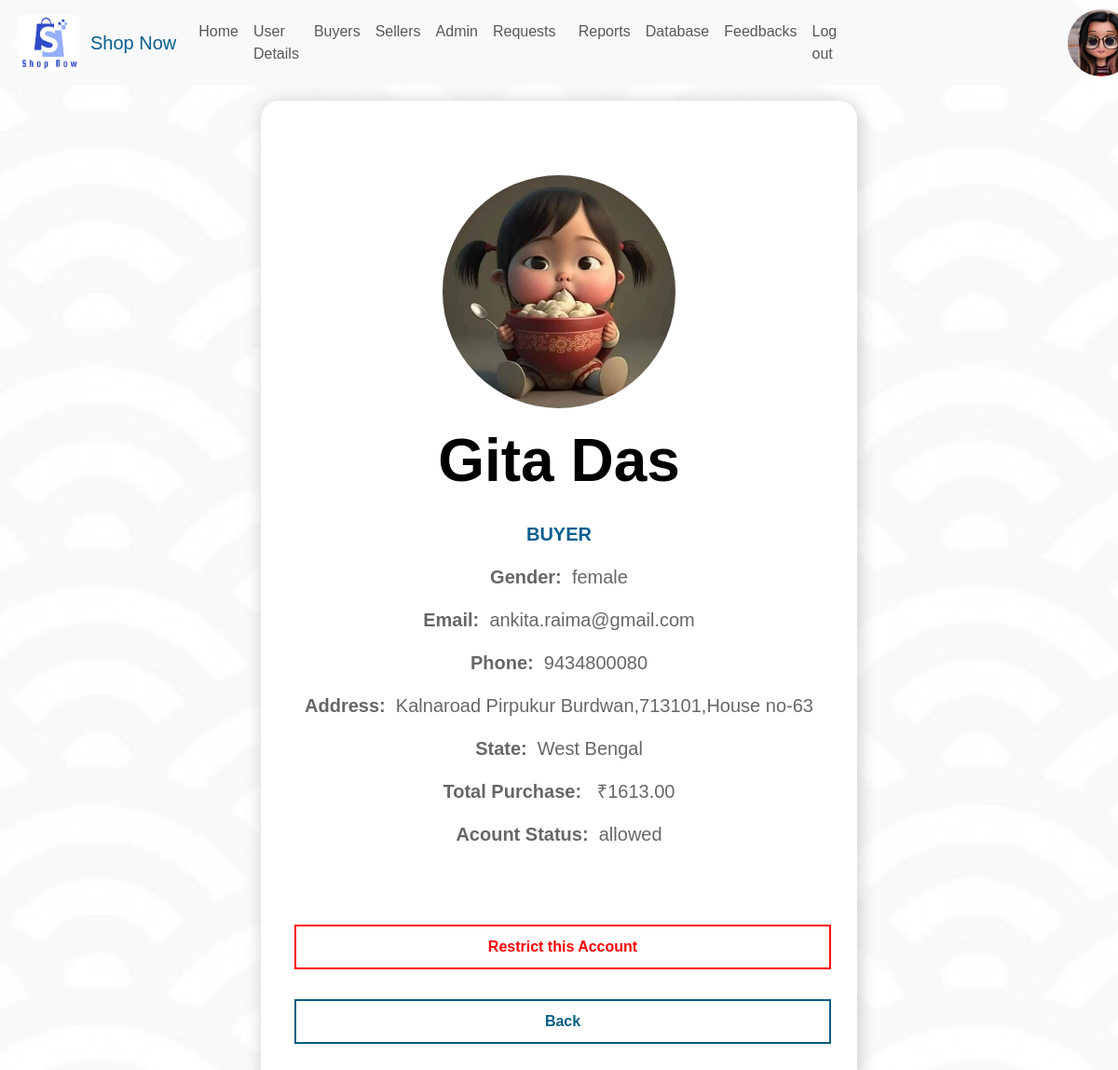
/BuyerView.php?id=1 (signed in), run on the app's committed database.
### tables this page shows
CREATE TABLE `buyerdetails` (
  `Serial_no` int(11) NOT NULL,
  `Name` varchar(255) NOT NULL,
  `Gender` varchar(25) NOT NULL,
  `Email` varchar(255) NOT NULL,
  `Username` varchar(255) NOT NULL,
  `Password` varchar(255) NOT NULL,
  `Phone_no` varchar(25) NOT NULL,
  `City` varchar(255) NOT NULL,
  `Address` varchar(256) NOT NULL,
  `State` varchar(256) NOT NULL,
  `Photo_Id` varchar(255) NOT NULL,
  `Allow` varchar(255) DEFAULT NULL,
  `Question` varchar(255) NOT NULL,
  `Answer` varchar(255) NOT NULL
);

### BuyerView.php (the view, shortened to what this page needs)
<?php
include_once('database.php');
?>
<html>
    <head>
    <link rel="stylesheet" href="#">
    <link rel="stylesheet" href="style.css">
<link rel="stylesheet" href="https://cdnjs.cloudflare.com/ajax/libs/font-awesome/4.7.0/css/font-awesome.min.css">
    <link href="https://cdn.jsdelivr.net/npm/bootstrap@5.3.0-alpha1/dist/css/bootstrap.min.css" rel="stylesheet">
    </head>
    <body style="background-color:hsl(0,0%,95%); margin:0 20px; font-family: 'Gill Sans', 'Gill Sans MT', Calibri, 'Trebuchet MS', sans-serif; " onload="myFunction()">
<?php
$email=$_SESSION['admin'];
$sql="SELECT * FROM admindetails WHERE Email='$email'";
$result=mysqli_query($conn,$sql);
if(mysqli_num_rows($result)>0){
    while($row=mysqli_fetch_assoc($result)){
        $bgn=$row['Gender'];
        $bpid=$row['Photo_id'];
        if(!empty($bpid)){
            $photo="adminUpload/".$bpid;
        }
        else{
            $bgn=strtolower($bgn);
            $photo="uploads/".$bgn.".jpg";
        }
      }
}
else{
    echo "<div  class='alert alert-danger' role='alert'>Something went wrong. Please try again later!!
  </div>";
}
?>
<?php
$s="SELECT * FROM sellerdetails WHERE Allow=''";
$r=mysqli_query($conn,$s);
if(mysqli_num_rows($r)>0){
  $req="<i class='fa-solid fa-circle' style='color: #ff1900;font-size:5px'></i>";
}
else{
  $req="";
}
?>
    <nav class="navbar navbar-expand-lg navbar-light bg-light  pr-4" style="z-index:99;width:97%;" >
    <img src="uploads/logo.jpg" height="60rem" width="65rem" class="logo mt-2 mb-2 ml-2">
  <a class="navbar-brand" href="index.php" style="color:rgb(6, 94, 145) ;padding-left: 1vw; "> Shop Now</a>
  <div class="collapse navbar-collapse" id="navbarSupportedContent">
    <ul class="navbar-nav mr-4">
      <li class="nav-item active">
        <a class="nav-link " href="AdminHomepage.php">Home</a>
      </li>
      <li class="nav-item">
        <a class="nav-link " href="AdminUserDetails.php">User Details</a>
      </li>
      <li class="nav-item">
        <a class="nav-link "  href="AdminBuyerPage.php" >Buyers</a>
      </li>
      <li class="nav-item">
        <a class="nav-link "  href="AdminSellerPage.php"  >Sellers</a>
      </li>
      <li class="nav-item">
        <a class="nav-link "  href="AdminPage.php"  >Admin</a>
      </li>
      <li>
      <a class="nav-link" href="SellerRequests.php" >Requests&nbsp;<?php echo $req ?></a>
      </li>
      <li>
      <a class="nav-link" href="reports.php" >Reports</a>
      </li>
      <li>
      <a class="nav-link" href="Adminddatabase.php" >Database</a>
      </li>
      <li>
      <a class="nav-link" href="AdminFeedback.php" >Feedbacks</a>
      </li>
      <li class="nav-item">
        <a class="nav-link " href="logout.php">Log out</a>
      </li>
    </ul>
<div class="float-right icon">
  <a href="AdminUserDetails.php" style="display:flex;"><img src="<?php echo $photo ?>" style="height:9vh; width:9vh; object-fit: cover;  border-radius: 50px; margin-left:15rem; cursor:pointer"></a></div>
</nav>
<div class="d-flex justify-content-center  mt-2 p-2" >
    <div class="profile" >
    <?php
    $ss=$_SESSION['id'];
$sql="SELECT * FROM buyerdetails WHERE Serial_no='$ss'";
$result=mysqli_query($conn,$sql);
if(mysqli_num_rows($result)>0){
    while($row=mysqli_fetch_assoc($result)){
        $Name=$row['Name'];
        $Gender=$row['Gender'];
        $Email=$row['Email'];
        $Phone_no=$row['Phone_no'];
        $Address=$row['Address'];
        $State=$row['State'];
        $Photo_Id=$row['Photo_Id'];
        $Allow=$row['Allow'];
        if(!empty($Photo_Id)){
            $photo="buyerUpload/".$Photo_Id;
        }
        else{
            $photo="uploads/".$Gender.".jpg";
        }
        $sale=0;
        $sql3="SELECT * FROM orders WHERE Delivery_Status='Delivered' AND Email='$Email'";
        $result3=mysqli_query($conn,$sql3);
        if(mysqli_num_rows($result3)>0){
            while($row3=mysqli_fetch_assoc($result3)){
                $price=$row3['Price'];
                $price=intval($price);
                $sale=$sale+$price;
            }
        }
        if($Allow=="allowed"){
$btn3="<div class='Button1 button-one1' id='btn3'>Restrict this Account</div>";
        }
        elseif($Allow=="restricted")
{
        $btn3="<div class='Button button-one' id='btn3'>Allow this Account</div>";
      }
 else{
  $btn3="<div></div>";
 }
?>
<img  class="rounded-circle mt-5 mb-2" src="<?php echo $photo?>" height="250px" width="250px" alt="">
<p class="header"><?php echo $Name?> </p>
<p><span style="color:rgb(6, 94, 145)">BUYER</span></P>
<p><span>Gender:</span> &nbsp;<?php echo $Gender?> </p>
<p ><span>Email: &nbsp;</span><?php echo $Email?> </p>
<p ><span>Phone: &nbsp;</span><?php echo $Phone_no?> </p>
<p ><span>Address: &nbsp;</span><?php echo $Address?> </p>
<p ><span>State: &nbsp;</span><?php echo $State?> </p>
<p ><span>Total Purchase: &nbsp;</span> ₹<?php echo $sale?>.00 </p>
<p ><span>Acount Status:</span> &nbsp;<?php echo $Allow?> </p>
<div id="error" class="alert"></div>
<?php echo $btn3?>
<div class="Button button-one" id="btn1">Back</div>
<?php
        }
    }
?>
    </div>
</div>
    </body></html>

### style.css (style rules this page uses)
* { margin: 0; padding: 0; }

### BuyerView.php (style rules this page uses)
* { padding:0; margin:0; }
body { background-color:rgba(88, 88, 88, 0.856); background-size: cover; background-image:url("uploads/b1.jpg"); background-blend-mode: lighten; }
.Button1 { position: relative; display:flex; height: 6vh; margin:2em 0 1rem 0.25em; width:100%; cursor: pointer; border:2px solid red; color:red; text-decoration: none; background: rgb(255,255,255); text-decoration: none; color:red; font-size:1rem; font-weight: bold; padding:0.5em 0.5em; z-index:1; align-items: center; vertical-align: middle; text-align: center; justify-content: center; border-radius: var(--radius-4); box-shadow: var(--shadow-3); }
.Button1::after { content:''; position: absolute; color:white; width:100%; height: 100%; border-radius: var(--radius-5); background-color:red; top:0; left:0; z-index: -1; transition:transform 200ms ease-in; }
.Button-one1::after { border-radius: var(--radius-4); transform: scaleX(0); transform-origin: left; transform-origin: right; color:white; }
.Button { position: relative; display:flex; height: 6vh; margin:2em 0 1rem 0.25em; width:100%; cursor: pointer; border:2px solid rgb(6, 94, 132); color:rgb(6, 94, 132); text-decoration: none; background: rgba(255, 255, 255, 0); text-decoration: none; color:rgb(6, 94, 132); font-size:1rem; font-weight: bold; padding:0.5em 0.5em; z-index:1; align-items: center; vertical-align: middle; text-align: center; justify-content: center; border-radius: var(--radius-4); box-shadow: var(--shadow-3); }
.Button::after { content:''; position: absolute; color:white; width:100%; height: 100%; border-radius: var(--radius-5); background-color:rgb(6, 94, 132) ; top:0; left:0; z-index: -1; transition:transform 200ms ease-in; }
.Button-one::after { border-radius: var(--radius-4); transform: scaleX(0); transform-origin: left; transform-origin: right; color:white; }
.profile { width:40rem; height:auto; background-color: white; box-shadow: 2px 2px 20px rgb(0,0,0,0.200); border-radius: 20px; padding:2rem; text-align:center }
.profile img { object-fit: cover; }
.profile .header { font-size:4rem; font-weight: Bolder; color:black; }
.profile p { font-size:20px; color:rgb(0,0,0,0.600); }
.profile span { font-size:20px; font-weight:bolder; }

### data on the page
buyerdetails: Photo_Id (picture), Name "Gita Das", Gender "female", Email "ankita.raima@gmail.com", Phone_no "9434800080", Address "Kalnaroad Pirpukur Burdwan,713101,House no-63", State "West Bengal", sale "1613", Allow "allowed", shows "Restrict this Account"
